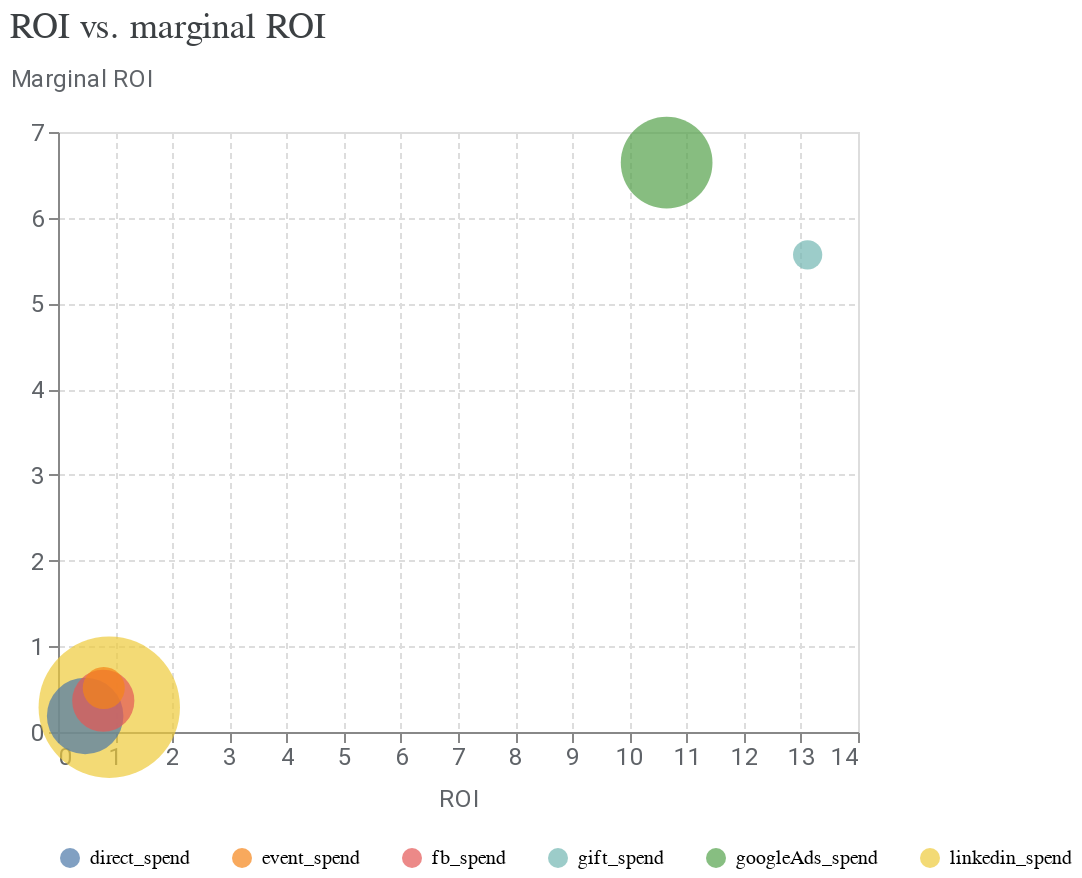

Notebook code cell kept with this figure:
### Code cell
media_summary.plot_roi_vs_mroi()

### Figure 1 — Vega-Lite specification as saved in the notebook (floating-point values rounded to 4 significant figures)
{"config": {"view": {"continuousWidth": 300, "continuousHeight": 300}, "axis": {"gridDash": [3, 2], "labelColor": "#5F6368", "labelFont": "Roboto", "labelFontSize": 12, "titleColor": "#5F6368", "titleFont": "Roboto", "titleFontSize": 12, "titleFontWeight": "normal", "titlePadding": 10}}, "data": {"name": "data-20da4b9e4acaad177554d97214e373f1"}, "mark": {"type": "circle", "size": 80, "tooltip": true}, "encoding": {"color": {"field": "channel", "legend": {"columnPadding": 20, "columns": 7, "orient": "bottom", "rowPadding": 10, "title": null}, "type": "nominal"}, "size": {"field": "spend", "legend": null, "scale": {"range": [100, 5000]}, "type": "quantitative"}, "x": {"field": "roi", "scale": {}, "title": "ROI", "type": "quantitative"}, "y": {"axis": {"titleAlign": "left", "titleAngle": 0, "titleY": -20}, "field": "mroi", "scale": {}, "title": "Marginal ROI", "type": "quantitative"}}, "title": {"text": "ROI vs. marginal ROI", "anchor": "start", "color": "#3C4043", "font": "Google Sans Display", "fontSize": 18, "fontWeight": "normal", "offset": 10}, "width": 400, "$schema": "https://vega.github.io/schema/vega-lite/v5.20.1.json", "datasets": {"data-20da4b9e4acaad177554d97214e373f1": [{"channel": "linkedin_spend", "roi": 0.8971, "mroi": 0.2896, "spend": 3842000.0}, {"channel": "gift_spend", "roi": 13.12, "mroi": 5.567, "spend": 89410.0}, {"channel": "direct_spend", "roi": 0.4753, "mroi": 0.1873, "spend": 1070000.0}, {"channel": "fb_spend", "roi": 0.7923, "mroi": 0.3648, "spend": 679500.0}, {"channel": "googleAds_spend", "roi": 10.65, "mroi": 6.643, "spend": 1569000.0}, {"channel": "event_spend", "roi": 0.8008, "mroi": 0.5132, "spend": 268400.0}]}}
